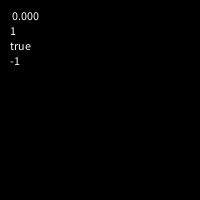
Frame 1 (no input)
Frame 60 (the mouse pressed at the canvas centre just before this capture): identical to frame 1, image omitted
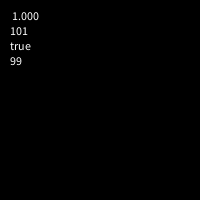
Frame 120 (the mouse held since frame 60 and released just before this capture)

The Processing sketch that drew these frames (run headless with seeded random() and noise(); from frame 60 on, the mouse is pressed at the canvas centre):

// Processing sketch: quiz_method_thing
// ── quiz_method_thing.pde
void settings()
{
  size(200, 200);
}
void setup()
{
}

float toPercent(int f)
{
  
  float g;
  g=f*.01;
  return g;
}


boolean isPositive(int g)
{
  boolean pos;
  if (g<0)
  {
    pos=false;
  } 
  else
  {
    pos=true;
  }
  return pos;
}


int minusOne(int g)
{
  int num;
  num=g-1;
  return num;
}


int numCounter(int g)
{
  int num;
  num=g+1;
  return num;
}

void draw()
{
  background(0);
  text(numCounter(mouseX),10,35);
  text(toPercent(mouseX),10,20);
  text(str(isPositive(mouseX)),10,50);
  text(minusOne(mouseX),10,65);
}
